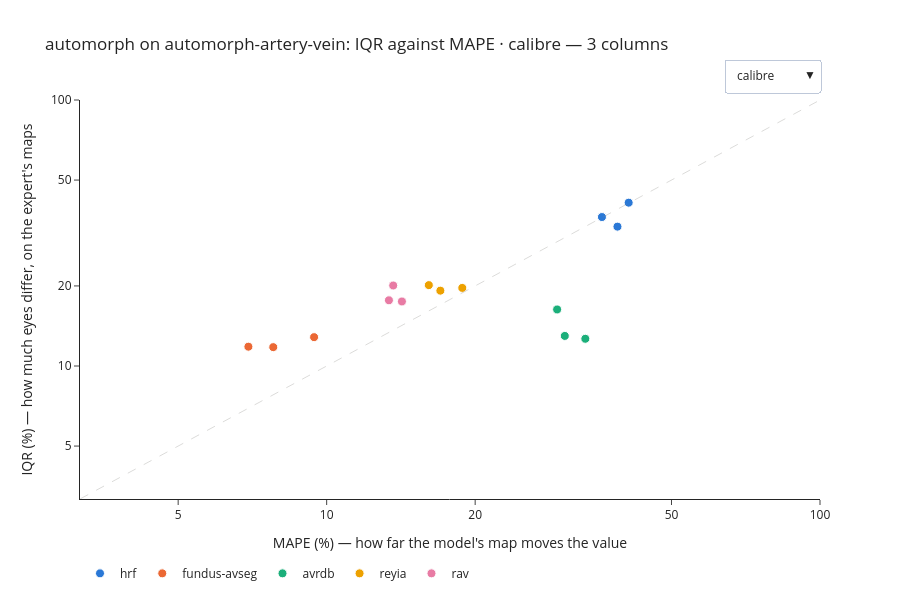

Notebook code for this chart:
### Markdown cell above
#### 3.2.2 automorph

[automorph](../docs/projects/automorph.md), on AutoMorph's artery/vein model.

### Code cell
show_iqr_against_mape("automorph")

### Figure 1 — Plotly figure (JSON) as saved in the notebook; plotly's stock layout.template omitted (floating-point values rounded to 4 significant figures)
{"data": [{"customdata": [["average_width_artery", 1.004, 0.1289, 1.171, 45], ["average_width_binary", 1.005, 0.07694, 1.077, 45], ["average_width_vein", 0.8599, 0.04074, 0.9821, 45]], "hovertemplate": "%{text}<br><i>%{customdata[0]}</i><br>MAPE %{x:.3g} % · IQR %{y:.3g} %<br>IQR/MAPE %{customdata[1]:.2f}<br>ICC(A,1) %{customdata[2]:.2f} · SNR %{customdata[3]:.2f}<br>%{customdata[4]} photographs<extra>hrf</extra>", "legendgroup": "hrf", "marker": {"color": "#2a78d6", "line": {"color": "white", "width": 1}, "size": 9}, "meta": "calibre", "mode": "markers", "name": "hrf", "showlegend": true, "text": ["calibre/width/artery/length-weighted", "calibre/width/vessels/length-weighted", "calibre/width/vein/length-weighted"], "type": "scatter", "visible": true, "x": [40.94, 36.14, 38.86], "y": [41.11, 36.31, 33.41]}, {"customdata": [["average_width_artery", 1.361, 0.4287, 1.113, 100], ["average_width_binary", 1.511, 0.4747, 1.126, 100], ["average_width_vein", 1.703, 0.5547, 1.128, 100]], "hovertemplate": "%{text}<br><i>%{customdata[0]}</i><br>MAPE %{x:.3g} % · IQR %{y:.3g} %<br>IQR/MAPE %{customdata[1]:.2f}<br>ICC(A,1) %{customdata[2]:.2f} · SNR %{customdata[3]:.2f}<br>%{customdata[4]} photographs<extra>fundus-avseg</extra>", "legendgroup": "fundus-avseg", "marker": {"color": "#eb6834", "line": {"color": "white", "width": 1}, "size": 9}, "meta": "calibre", "mode": "markers", "name": "fundus-avseg", "showlegend": true, "text": ["calibre/width/artery/length-weighted", "calibre/width/vessels/length-weighted", "calibre/width/vein/length-weighted"], "type": "scatter", "visible": true, "x": [9.43, 7.794, 6.94], "y": [12.83, 11.77, 11.82]}, {"customdata": [["average_width_artery", 0.3785, -0.009831, 0.7756, 99], ["average_width_binary", 0.4269, 0.01808, 0.8877, 99], ["average_width_vein", 0.5565, 0.0256, 0.8646, 99]], "hovertemplate": "%{text}<br><i>%{customdata[0]}</i><br>MAPE %{x:.3g} % · IQR %{y:.3g} %<br>IQR/MAPE %{customdata[1]:.2f}<br>ICC(A,1) %{customdata[2]:.2f} · SNR %{customdata[3]:.2f}<br>%{customdata[4]} photographs<extra>avrdb</extra>", "legendgroup": "avrdb", "marker": {"color": "#1baf7a", "line": {"color": "white", "width": 1}, "size": 9}, "meta": "calibre", "mode": "markers", "name": "avrdb", "showlegend": true, "text": ["calibre/width/artery/length-weighted", "calibre/width/vessels/length-weighted", "calibre/width/vein/length-weighted"], "type": "scatter", "visible": true, "x": [33.44, 30.39, 29.32], "y": [12.66, 12.97, 16.31]}, {"customdata": [["average_width_artery", 1.25, 0.4444, 1.013, 483], ["average_width_binary", 1.129, 0.4398, 1.191, 484], ["average_width_vein", 1.044, 0.4186, 1.161, 484]], "hovertemplate": "%{text}<br><i>%{customdata[0]}</i><br>MAPE %{x:.3g} % · IQR %{y:.3g} %<br>IQR/MAPE %{customdata[1]:.2f}<br>ICC(A,1) %{customdata[2]:.2f} · SNR %{customdata[3]:.2f}<br>%{customdata[4]} photographs<extra>reyia</extra>", "legendgroup": "reyia", "marker": {"color": "#eda100", "line": {"color": "white", "width": 1}, "size": 9}, "meta": "calibre", "mode": "markers", "name": "reyia", "showlegend": true, "text": ["calibre/width/artery/length-weighted", "calibre/width/vessels/length-weighted", "calibre/width/vein/length-weighted"], "type": "scatter", "visible": true, "x": [16.11, 17.0, 18.83], "y": [20.14, 19.2, 19.66]}, {"customdata": [["average_width_artery", 1.23, 0.3546, 0.9498, 155], ["average_width_binary", 1.321, 0.4937, 1.336, 155], ["average_width_vein", 1.472, 0.5939, 1.511, 155]], "hovertemplate": "%{text}<br><i>%{customdata[0]}</i><br>MAPE %{x:.3g} % · IQR %{y:.3g} %<br>IQR/MAPE %{customdata[1]:.2f}<br>ICC(A,1) %{customdata[2]:.2f} · SNR %{customdata[3]:.2f}<br>%{customdata[4]} photographs<extra>rav</extra>", "legendgroup": "rav", "marker": {"color": "#e87ba4", "line": {"color": "white", "width": 1}, "size": 9}, "meta": "calibre", "mode": "markers", "name": "rav", "showlegend": true, "text": ["calibre/width/artery/length-weighted", "calibre/width/vessels/length-weighted", "calibre/width/vein/length-weighted"], "type": "scatter", "visible": true, "x": [14.21, 13.37, 13.64], "y": [17.48, 17.66, 20.07]}, {"customdata": [["distance_tortuosity_artery", 1.406, 0.04903, 0.6574, 45], ["distance_tortuosity_binary", 1.136, -0.1009, 0.6094, 45], ["distance_tortuosity_vein", 0.6785, -0.108, 0.5391, 45], ["tortuosity_density_artery", 0.8882, 0.3064, 0.8587, 45], ["tortuosity_density_binary", 0.9373, 0.07218, 0.7669, 45], ["tortuosity_density_vein", 1.155, -0.1148, 0.6925, 45]], "hovertemplate": "%{text}<br><i>%{customdata[0]}</i><br>MAPE %{x:.3g} % · IQR %{y:.3g} %<br>IQR/MAPE %{customdata[1]:.2f}<br>ICC(A,1) %{customdata[2]:.2f} · SNR %{customdata[3]:.2f}<br>%{customdata[4]} photographs<extra>hrf</extra>", "legendgroup": "hrf", "marker": {"color": "#2a78d6", "line": {"color": "white", "width": 1}, "size": 9}, "meta": "tortuosity", "mode": "markers", "name": "hrf", "showlegend": false, "text": ["tortuosity/hart-tau1/artery/mean", "tortuosity/hart-tau1/vessels/mean", "tortuosity/hart-tau1/vein/mean", "tortuosity/grisan-density/artery/mean", "tortuosity/grisan-density/vessels/mean", "tortuosity/grisan-density/vein/mean"], "type": "scatter", "visible": false, "x": [22.17, 17.91, 23.4, 35.31, 31.52, 40.09], "y": [31.17, 20.35, 15.88, 31.37, 29.55, 46.3]}, {"customdata": [], "hovertemplate": "%{text}<br><i>%{customdata[0]}</i><br>MAPE %{x:.3g} % · IQR %{y:.3g} %<br>IQR/MAPE %{customdata[1]:.2f}<br>ICC(A,1) %{customdata[2]:.2f} · SNR %{customdata[3]:.2f}<br>%{customdata[4]} photographs<extra>fundus-avseg</extra>", "legendgroup": "fundus-avseg", "marker": {"color": "#eb6834", "line": {"color": "white", "width": 1}, "size": 9}, "meta": "tortuosity", "mode": "markers", "name": "fundus-avseg", "showlegend": false, "text": [], "type": "scatter", "visible": false, "x": [], "y": []}, {"customdata": [], "hovertemplate": "%{text}<br><i>%{customdata[0]}</i><br>MAPE %{x:.3g} % · IQR %{y:.3g} %<br>IQR/MAPE %{customdata[1]:.2f}<br>ICC(A,1) %{customdata[2]:.2f} · SNR %{customdata[3]:.2f}<br>%{customdata[4]} photographs<extra>avrdb</extra>", "legendgroup": "avrdb", "marker": {"color": "#1baf7a", "line": {"color": "white", "width": 1}, "size": 9}, "meta": "tortuosity", "mode": "markers", "name": "avrdb", "showlegend": false, "text": [], "type": "scatter", "visible": false, "x": [], "y": []}, {"customdata": [["distance_tortuosity_artery", 1.725, 0.2357, 0.6182, 551], ["distance_tortuosity_binary", 1.758, 0.3201, 0.5803, 552], ["distance_tortuosity_vein", 2.067, 0.3322, 0.794, 552], ["tortuosity_density_artery", 3.485, 0.7869, 1.492, 483], ["tortuosity_density_binary", 5.285, 0.883, 2.059, 484], ["tortuosity_density_vein", 4.693, 0.8658, 1.925, 484]], "hovertemplate": "%{text}<br><i>%{customdata[0]}</i><br>MAPE %{x:.3g} % · IQR %{y:.3g} %<br>IQR/MAPE %{customdata[1]:.2f}<br>ICC(A,1) %{customdata[2]:.2f} · SNR %{customdata[3]:.2f}<br>%{customdata[4]} photographs<extra>reyia</extra>", "legendgroup": "reyia", "marker": {"color": "#eda100", "line": {"color": "white", "width": 1}, "size": 9}, "meta": "tortuosity", "mode": "markers", "name": "reyia", "showlegend": false, "text": ["tortuosity/hart-tau1/artery/mean", "tortuosity/hart-tau1/vessels/mean", "tortuosity/hart-tau1/vein/mean", "tortuosity/grisan-density/artery/mean", "tortuosity/grisan-density/vessels/mean", "tortuosity/grisan-density/vein/mean"], "type": "scatter", "visible": false, "x": [35.2, 24.82, 27.57, 71.1, 53.72, 57.59], "y": [60.71, 43.63, 56.99, 247.8, 283.9, 270.3]}, {"customdata": [], "hovertemplate": "%{text}<br><i>%{customdata[0]}</i><br>MAPE %{x:.3g} % · IQR %{y:.3g} %<br>IQR/MAPE %{customdata[1]:.2f}<br>ICC(A,1) %{customdata[2]:.2f} · SNR %{customdata[3]:.2f}<br>%{customdata[4]} photographs<extra>rav</extra>", "legendgroup": "rav", "marker": {"color": "#e87ba4", "line": {"color": "white", "width": 1}, "size": 9}, "meta": "tortuosity", "mode": "markers", "name": "rav", "showlegend": false, "text": [], "type": "scatter", "visible": false, "x": [], "y": []}, {"customdata": [["fractal_dimension_artery", 0.5708, 0.2473, 1.345, 45], ["fractal_dimension_binary", 0.6683, 0.2596, 1.4, 45], ["fractal_dimension_vein", 0.4718, 0.1501, 1.164, 45], ["vessel_density_artery", 3.354, 0.7708, 1.743, 45], ["vessel_density_binary", 3.284, 0.7395, 1.629, 45], ["vessel_density_vein", 2.77, 0.6295, 1.42, 45]], "hovertemplate": "%{text}<br><i>%{customdata[0]}</i><br>MAPE %{x:.3g} % · IQR %{y:.3g} %<br>IQR/MAPE %{customdata[1]:.2f}<br>ICC(A,1) %{customdata[2]:.2f} · SNR %{customdata[3]:.2f}<br>%{customdata[4]} photographs<extra>hrf</extra>", "legendgroup": "hrf", "marker": {"color": "#2a78d6", "line": {"color": "white", "width": 1}, "size": 9}, "meta": "density", "mode": "markers", "name": "hrf", "showlegend": false, "text": ["density/box-counting/artery", "density/box-counting/vessels", "density/box-counting/vein", "density/over-image/artery", "density/over-image/vessels", "density/over-image/vein"], "type": "scatter", "visible": false, "x": [5.102, 3.585, 4.461, 11.67, 10.3, 10.04], "y": [2.912, 2.396, 2.105, 39.14, 33.84, 27.82]}, {"customdata": [["fractal_dimension_artery", 1.103, 0.4674, 1.53, 100], ["fractal_dimension_binary", 0.7565, 0.3565, 1.342, 100], ["fractal_dimension_vein", 0.7756, 0.3205, 1.171, 100], ["vessel_density_artery", 0.6949, 0.3315, 1.327, 100], ["vessel_density_binary", 0.6008, 0.2897, 1.219, 100], ["vessel_density_vein", 0.7712, 0.3727, 1.301, 100]], "hovertemplate": "%{text}<br><i>%{customdata[0]}</i><br>MAPE %{x:.3g} % · IQR %{y:.3g} %<br>IQR/MAPE %{customdata[1]:.2f}<br>ICC(A,1) %{customdata[2]:.2f} · SNR %{customdata[3]:.2f}<br>%{customdata[4]} photographs<extra>fundus-avseg</extra>", "legendgroup": "fundus-avseg", "marker": {"color": "#eb6834", "line": {"color": "white", "width": 1}, "size": 9}, "meta": "density", "mode": "markers", "name": "fundus-avseg", "showlegend": false, "text": ["density/box-counting/artery", "density/box-counting/vessels", "density/box-counting/vein", "density/over-image/artery", "density/over-image/vessels", "density/over-image/vein"], "type": "scatter", "visible": false, "x": [2.551, 2.293, 2.675, 19.46, 18.74, 17.77], "y": [2.813, 1.734, 2.075, 13.53, 11.26, 13.7]}, {"customdata": [["fractal_dimension_artery", 0.6269, 0.2247, 0.716, 99], ["fractal_dimension_binary", 0.5677, 0.3107, 1.167, 99], ["fractal_dimension_vein", 0.6737, 0.2975, 1.175, 99], ["vessel_density_artery", 0.6604, 0.1235, 1.399, 99], ["vessel_density_binary", 0.6275, 0.09682, 1.352, 99], ["vessel_density_vein", 0.584, 0.07724, 1.163, 99]], "hovertemplate": "%{text}<br><i>%{customdata[0]}</i><br>MAPE %{x:.3g} % · IQR %{y:.3g} %<br>IQR/MAPE %{customdata[1]:.2f}<br>ICC(A,1) %{customdata[2]:.2f} · SNR %{customdata[3]:.2f}<br>%{customdata[4]} photographs<extra>avrdb</extra>", "legendgroup": "avrdb", "marker": {"color": "#1baf7a", "line": {"color": "white", "width": 1}, "size": 9}, "meta": "density", "mode": "markers", "name": "avrdb", "showlegend": false, "text": ["density/box-counting/artery", "density/box-counting/vessels", "density/box-counting/vein", "density/over-image/artery", "density/over-image/vessels", "density/over-image/vein"], "type": "scatter", "visible": false, "x": [10.56, 7.613, 7.014, 62.84, 57.07, 52.55], "y": [6.621, 4.322, 4.725, 41.5, 35.81, 30.69]}, {"customdata": [["fractal_dimension_artery", 0.7481, 0.3628, 0.923, 551], ["fractal_dimension_binary", 0.8604, 0.4347, 1.148, 552], ["fractal_dimension_vein", 1.034, 0.4881, 1.348, 552], ["vessel_density_artery", 1.1, 0.4211, 1.099, 551], ["vessel_density_binary", 1.155, 0.4725, 1.138, 552], ["vessel_density_vein", 1.38, 0.5258, 1.128, 552]], "hovertemplate": "%{text}<br><i>%{customdata[0]}</i><br>MAPE %{x:.3g} % · IQR %{y:.3g} %<br>IQR/MAPE %{customdata[1]:.2f}<br>ICC(A,1) %{customdata[2]:.2f} · SNR %{customdata[3]:.2f}<br>%{customdata[4]} photographs<extra>reyia</extra>", "legendgroup": "reyia", "marker": {"color": "#eda100", "line": {"color": "white", "width": 1}, "size": 9}, "meta": "density", "mode": "markers", "name": "reyia", "showlegend": false, "text": ["density/box-counting/artery", "density/box-counting/vessels", "density/box-counting/vein", "density/over-image/artery", "density/over-image/vessels", "density/over-image/vein"], "type": "scatter", "visible": false, "x": [6.267, 5.117, 4.675, 24.89, 19.44, 15.92], "y": [4.689, 4.403, 4.833, 27.36, 22.44, 21.97]}, {"customdata": [["fractal_dimension_artery", 1.213, 0.4593, 0.8079, 198], ["fractal_dimension_binary", 1.772, 0.6204, 1.194, 198], ["fractal_dimension_vein", 2.124, 0.6703, 1.262, 198], ["vessel_density_artery", 2.268, 0.7159, 1.532, 198], ["vessel_density_binary", 2.544, 0.7479, 1.508, 198], ["vessel_density_vein", 2.12, 0.699, 1.271, 198]], "hovertemplate": "%{text}<br><i>%{customdata[0]}</i><br>MAPE %{x:.3g} % · IQR %{y:.3g} %<br>IQR/MAPE %{customdata[1]:.2f}<br>ICC(A,1) %{customdata[2]:.2f} · SNR %{customdata[3]:.2f}<br>%{customdata[4]} photographs<extra>rav</extra>", "legendgroup": "rav", "marker": {"color": "#e87ba4", "line": {"color": "white", "width": 1}, "size": 9}, "meta": "density", "mode": "markers", "name": "rav", "showlegend": false, "text": ["density/box-counting/artery", "density/box-counting/vessels", "density/box-counting/vein", "density/over-image/artery", "density/over-image/vessels", "density/over-image/vein"], "type": "scatter", "visible": false, "x": [3.687, 2.505, 2.262, 14.71, 11.48, 12.57], "y": [4.473, 4.438, 4.803, 33.35, 29.2, 26.63]}], "layout": {"height": 600, "legend": {"orientation": "h", "y": -0.15}, "shapes": [{"line": {"color": "#8a8984", "dash": "dash", "width": 1}, "type": "line", "x0": 0.001, "x1": 100000.0, "y0": 0.001, "y1": 100000.0}], "title": "automorph on automorph-artery-vein: IQR against MAPE · calibre — 3 columns", "updatemenus": [{"buttons": [{"args": [{"showlegend": [true, true, true, true, true, false, false, false, false, false, false, false, false, false, false], "visible": [true, true, true, true, true, false, false, false, false, false, false, false, false, false, false]}, {"title": "automorph on automorph-artery-vein: IQR against MAPE · calibre — 3 columns", "xaxis.range": [0.5, 2.0], "xaxis.ticktext": ["5", "10", "20", "50", "100"], "xaxis.tickvals": [5, 10, 20, 50, 100], "yaxis.range": [0.5, 2.0], "yaxis.ticktext": ["5", "10", "20", "50", "100"], "yaxis.tickvals": [5, 10, 20, 50, 100]}], "label": "calibre", "method": "update"}, {"args": [{"showlegend": [false, false, false, false, false, true, true, true, true, true, false, false, false, false, false], "visible": [false, false, false, false, false, true, true, true, true, true, false, false, false, false, false]}, {"title": "automorph on automorph-artery-vein: IQR against MAPE · tortuosity — 6 columns", "xaxis.range": [1.0, 2.5], "xaxis.ticktext": ["10", "20", "50", "100", "200"], "xaxis.tickvals": [10, 20, 50, 100, 200], "yaxis.range": [1.0, 2.5], "yaxis.ticktext": ["10", "20", "50", "100", "200"], "yaxis.tickvals": [10, 20, 50, 100, 200]}], "label": "tortuosity", "method": "update"}, {"args": [{"showlegend": [false, false, false, false, false, false, false, false, false, false, true, true, true, true, true], "visible": [false, false, false, false, false, false, false, false, false, false, true, true, true, true, true]}, {"title": "automorph on automorph-artery-vein: IQR against MAPE · density — 6 columns", "xaxis.range": [0.0, 2.0], "xaxis.ticktext": ["1", "2", "5", "10", "20", "50", "100"], "xaxis.tickvals": [1, 2, 5, 10, 20, 50, 100], "yaxis.range": [0.0, 2.0], "yaxis.ticktext": ["1", "2", "5", "10", "20", "50", "100"], "yaxis.tickvals": [1, 2, 5, 10, 20, 50, 100]}], "label": "density", "method": "update"}], "direction": "down", "showactive": true, "x": 1, "xanchor": "right", "y": 1.02, "yanchor": "bottom"}], "xaxis": {"range": [0.5, 2.0], "ticktext": ["5", "10", "20", "50", "100"], "tickvals": [5, 10, 20, 50, 100], "title": {"text": "MAPE (%) — how far the model's map moves the value"}, "type": "log"}, "yaxis": {"range": [0.5, 2.0], "ticktext": ["5", "10", "20", "50", "100"], "tickvals": [5, 10, 20, 50, 100], "title": {"text": "IQR (%) — how much eyes differ, on the expert's maps"}, "type": "log"}}}
